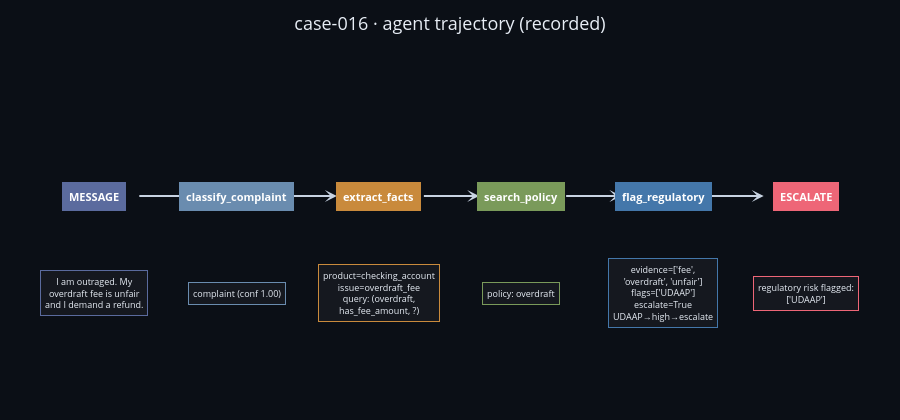

Notebook code for this chart:
### Markdown cell above
## Visualizing the escalation

The escalation above is recorded in `traj`. We can draw it straight from that trajectory — no re-run of the agent. `kg_process.process_figure` shows the workflow the agent executed, each step annotated with its **recorded** output; `severity_subgraph` draws the stored regulatory triplets `flag_regulatory` named in its `severity_paths`, on the embedding sphere. (`kg_sphere.py` and `kg_process.py` sit beside this notebook.)

### Code cell
import sys
from pathlib import Path
sys.path.insert(0, str(Path.cwd()))   # kg_sphere.py / kg_process.py sit beside this notebook
import kg_sphere as K
import kg_process as P

records = P.records_from_trajectory(traj)   # traj = the case-016 run above, reused as-is
fig = P.process_figure(records, title='case-016 · agent trajectory (recorded)')
fig

### Figure 1 — Plotly figure (JSON) as saved in the notebook; plotly's stock layout.template omitted (floating-point values rounded to 4 significant figures)
{"data": [{"hoverinfo": "skip", "marker": {"color": "rgba(0,0,0,0)", "size": 1}, "mode": "markers", "showlegend": false, "type": "scatter", "x": [0, 2.7, 5.4, 8.1, 10.8, 13.5], "y": [0, 0, 0, 0, 0, 0]}], "layout": {"annotations": [{"arrowcolor": "#c8d3e2", "arrowhead": 3, "arrowwidth": 2, "ax": 0, "axref": "x", "ay": 0, "ayref": "y", "showarrow": true, "standoff": 42, "startstandoff": 42, "x": 2.7, "xref": "x", "y": 0, "yref": "y"}, {"arrowcolor": "#c8d3e2", "arrowhead": 3, "arrowwidth": 2, "ax": 2.7, "axref": "x", "ay": 0, "ayref": "y", "showarrow": true, "standoff": 42, "startstandoff": 42, "x": 5.4, "xref": "x", "y": 0, "yref": "y"}, {"arrowcolor": "#c8d3e2", "arrowhead": 3, "arrowwidth": 2, "ax": 5.4, "axref": "x", "ay": 0, "ayref": "y", "showarrow": true, "standoff": 42, "startstandoff": 42, "x": 8.1, "xref": "x", "y": 0, "yref": "y"}, {"arrowcolor": "#c8d3e2", "arrowhead": 3, "arrowwidth": 2, "ax": 8.1, "axref": "x", "ay": 0, "ayref": "y", "showarrow": true, "standoff": 42, "startstandoff": 42, "x": 10.8, "xref": "x", "y": 0, "yref": "y"}, {"arrowcolor": "#c8d3e2", "arrowhead": 3, "arrowwidth": 2, "ax": 10.8, "axref": "x", "ay": 0, "ayref": "y", "showarrow": true, "standoff": 42, "startstandoff": 42, "x": 13.5, "xref": "x", "y": 0, "yref": "y"}, {"bgcolor": "#5b6b9e", "bordercolor": "#5b6b9e", "borderpad": 6, "font": {"color": "white", "size": 11}, "showarrow": false, "text": "<b>MESSAGE</b>", "x": 0, "xref": "x", "y": 0, "yref": "y"}, {"align": "center", "bgcolor": "rgba(255,255,255,0.04)", "bordercolor": "#5b6b9e", "borderpad": 4, "borderwidth": 1, "font": {"color": "#e8eef6", "size": 9}, "showarrow": false, "text": "I am outraged. My<br>overdraft fee is unfair<br>and I demand a refund.", "x": 0, "xref": "x", "y": -1, "yref": "y"}, {"bgcolor": "#6a8caf", "bordercolor": "#6a8caf", "borderpad": 6, "font": {"color": "white", "size": 11}, "showarrow": false, "text": "<b>classify_complaint</b>", "x": 2.7, "xref": "x", "y": 0, "yref": "y"}, {"align": "center", "bgcolor": "rgba(255,255,255,0.04)", "bordercolor": "#6a8caf", "borderpad": 4, "borderwidth": 1, "font": {"color": "#e8eef6", "size": 9}, "showarrow": false, "text": "complaint (conf 1.00)", "x": 2.7, "xref": "x", "y": -1, "yref": "y"}, {"bgcolor": "#c98a3c", "bordercolor": "#c98a3c", "borderpad": 6, "font": {"color": "white", "size": 11}, "showarrow": false, "text": "<b>extract_facts</b>", "x": 5.4, "xref": "x", "y": 0, "yref": "y"}, {"align": "center", "bgcolor": "rgba(255,255,255,0.04)", "bordercolor": "#c98a3c", "borderpad": 4, "borderwidth": 1, "font": {"color": "#e8eef6", "size": 9}, "showarrow": false, "text": "product=checking_account<br>issue=overdraft_fee<br>query: (overdraft,<br>has_fee_amount, ?)", "x": 5.4, "xref": "x", "y": -1, "yref": "y"}, {"bgcolor": "#7a9a5a", "bordercolor": "#7a9a5a", "borderpad": 6, "font": {"color": "white", "size": 11}, "showarrow": false, "text": "<b>search_policy</b>", "x": 8.1, "xref": "x", "y": 0, "yref": "y"}, {"align": "center", "bgcolor": "rgba(255,255,255,0.04)", "bordercolor": "#7a9a5a", "borderpad": 4, "borderwidth": 1, "font": {"color": "#e8eef6", "size": 9}, "showarrow": false, "text": "policy: overdraft", "x": 8.1, "xref": "x", "y": -1, "yref": "y"}, {"bgcolor": "#4477AA", "bordercolor": "#4477AA", "borderpad": 6, "font": {"color": "white", "size": 11}, "showarrow": false, "text": "<b>flag_regulatory</b>", "x": 10.8, "xref": "x", "y": 0, "yref": "y"}, {"align": "center", "bgcolor": "rgba(255,255,255,0.04)", "bordercolor": "#4477AA", "borderpad": 4, "borderwidth": 1, "font": {"color": "#e8eef6", "size": 9}, "showarrow": false, "text": "evidence=['fee',<br>'overdraft', 'unfair']<br>flags=['UDAAP']<br>escalate=True<br>UDAAP→high→escalate", "x": 10.8, "xref": "x", "y": -1, "yref": "y"}, {"bgcolor": "#EE6677", "bordercolor": "#EE6677", "borderpad": 6, "font": {"color": "white", "size": 11}, "showarrow": false, "text": "<b>ESCALATE</b>", "x": 13.5, "xref": "x", "y": 0, "yref": "y"}, {"align": "center", "bgcolor": "rgba(255,255,255,0.04)", "bordercolor": "#EE6677", "borderpad": 4, "borderwidth": 1, "font": {"color": "#e8eef6", "size": 9}, "showarrow": false, "text": "regulatory risk flagged:<br>['UDAAP']", "x": 13.5, "xref": "x", "y": -1, "yref": "y"}], "height": 420, "margin": {"b": 10, "l": 10, "r": 10, "t": 60}, "paper_bgcolor": "#0b0f16", "plot_bgcolor": "#0b0f16", "title": {"font": {"color": "#e8eef6", "size": 18}, "text": "case-016 · agent trajectory (recorded)", "x": 0.5}, "xaxis": {"range": [-1.6, 15.1], "visible": false}, "yaxis": {"range": [-2.2, 1.4], "visible": false}}}
